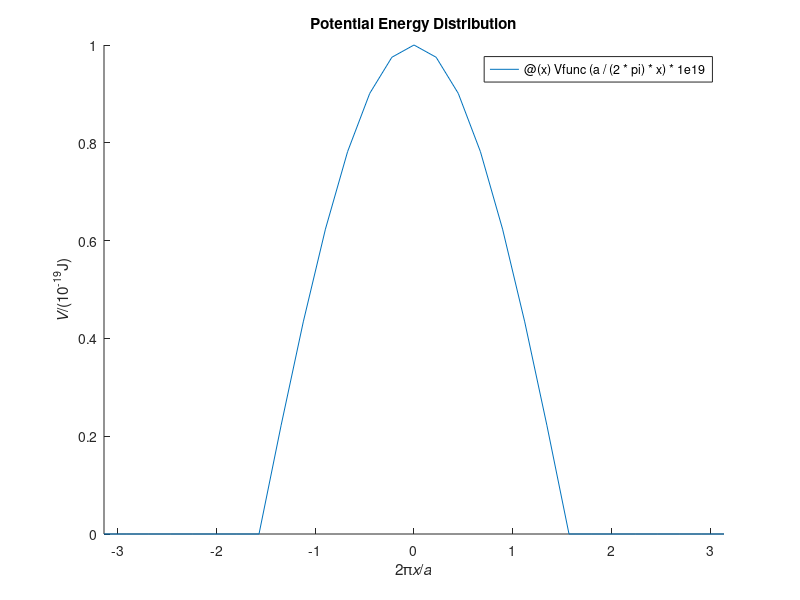

Reproduce this figure in MATLAB.
clear; close; clc;

% constants

a = 5.43e-10;
m0 = 9.1e-31;
h = 6.63e-34;

Vfunc = @(x) (2*pi/a * x >= -pi/2 & 2*pi/a * x <= pi/2) .* 1e-19 .* cos(2*pi/a * x);
figure;
hold on;
fplot(@(x) Vfunc(a/(2*pi)*x) * 1e19, [-pi, pi]);
title('Potential Energy Distribution');
xlabel('2\pi{\itx}/{\ita}');
ylabel('{\itV}/(10^{-19}J)')
